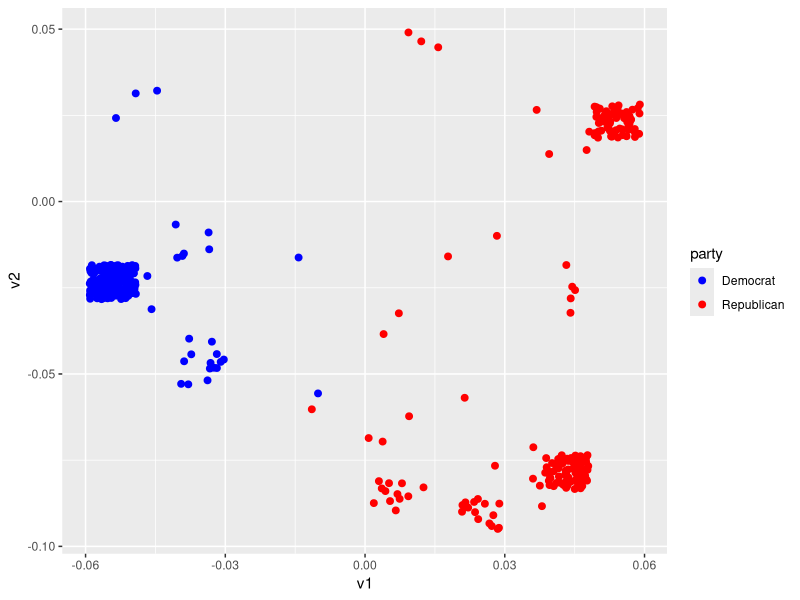
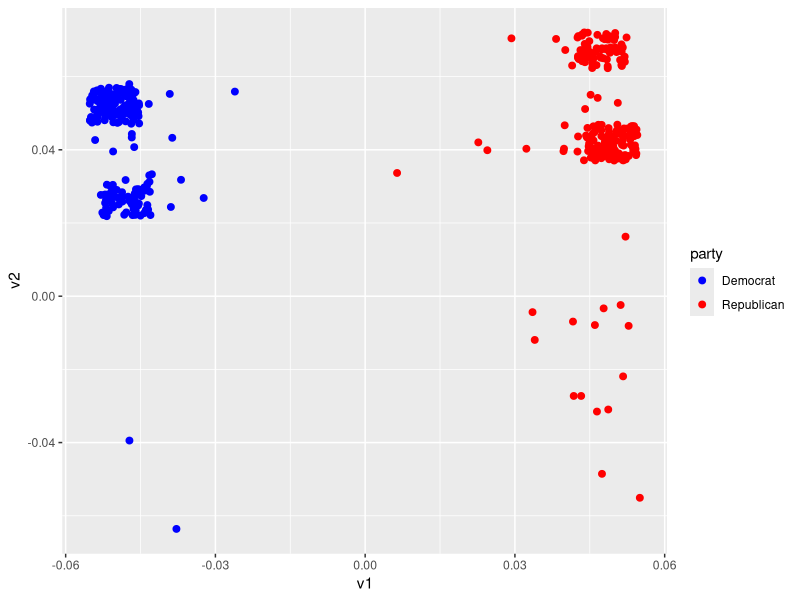
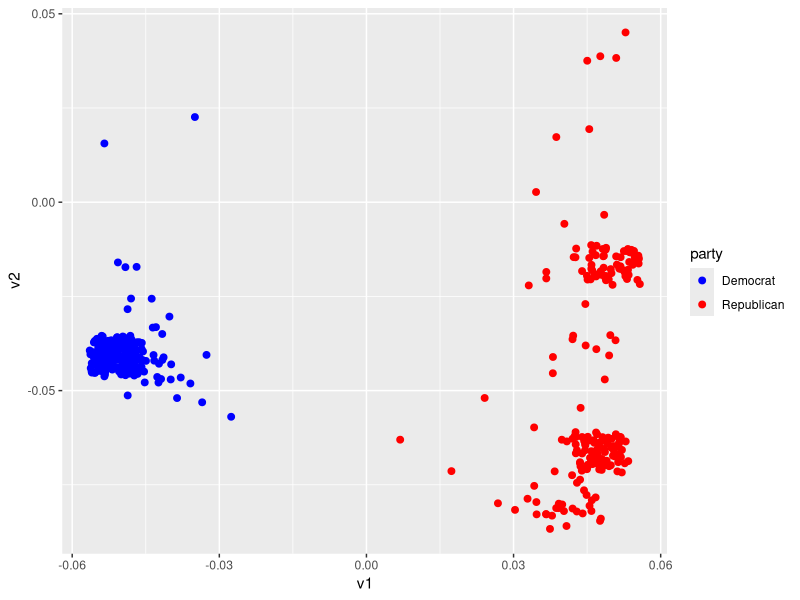

Reproduce these figures in R, in order.
## ---- chunk 1
knitr::opts_chunk$set(echo = TRUE)
## ---- chunk 2
library(readr)
library(ggplot2)
## ---- chunk 3
Bfile<-read.csv("fullmatrix.csv")
head(Bfile)

B<-as.matrix(Bfile[1:429,4:9])
btb<-t(B)%*%B
btb
eigen(btb)
## ---- chunk 4
u1<-svd(btb)$u[,1]/norm(svd(btb)$u[,1],'2') #normalized dominate eigenvector
u2<-svd(btb)$u[,2]/norm(svd(btb)$u[,2], '2') #normalized second eigenvector
btbval <- svd(btb)$d
head(u1)

## ---- chunk 5
btbval/sum(btbval)
## ---- chunk 6
bbt <- B %*% t(B)
v1 <- eigen(bbt)$vectors[,1]/norm(eigen(bbt)$vectors[,1],'2') #normalized v1
v2 <- eigen(bbt)$vectors[,2]/norm(eigen(bbt)$vectors[,2],'2') #normalized v2

marijuana <- data.frame(
  party = Bfile[1:429,3],
  v1 = v1,
  v2 = v2
)

ggplot() + 
  geom_jitter(data = marijuana, aes(x = v1, y = v2, color = party),size=2,height=.005,width=.005) +
  scale_color_manual(values = c("Democrat" = "blue", "Republican" = "red"))

## ---- chunk 7
appro <- sqrt(eigen(btb)$values[1]) * u1 %*% t(v1) + sqrt(eigen(btb)$values[2]) * u2 %*% t(v2)
appro
## ---- chunk 8

Bfile<-read.csv("fullmatrix.csv")
head(Bfile)

B<-as.matrix(Bfile[1:429,10:24])
btb<-t(B)%*%B
btb
eigen(btb)

u1<-svd(btb)$u[,1]/norm(svd(btb)$u[,1],'2') #normalized dominate eigenvector
u2<-svd(btb)$u[,2]/norm(svd(btb)$u[,2],'2') #normalized second eigenvector
btbval <- svd(btb)$d
head(u1)


btbval/sum(btbval)

bbt <- B %*% t(B)
b1 <- eigen(bbt)$vectors[,1]/norm(eigen(bbt)$vectors[,1],'2') #normalized v1
b2 <- eigen(bbt)$vectors[,2]/norm(eigen(bbt)$vectors[,2],'2') #normalized v2

controversial <- data.frame(
  party = Bfile[1:429,3],
  v1 = b1,
  v2 = b2
)

ggplot(controversial,aes(v1,v2)) + 
  geom_jitter(aes(color = party),size=2,width=.005,height=.005) +
  scale_color_manual(values = c("Democrat" = "blue", "Republican" = "red"))

appro <- sqrt(eigen(btb)$values[1]) * u1 %*% t(v1) + sqrt(eigen(btb)$values[2]) * u2 %*% t(v2)
appro
## ---- chunk 9

Bfile<-read.csv("fullmatrix.csv")
head(Bfile)

B<-as.matrix(Bfile[1:429,4:24])
btb<-t(B)%*%B
btb
eigen(btb)

u1<-svd(btb)$u[,1]/norm(svd(btb)$u[,1],'2') #normalized dominate eigenvector
u2<-svd(btb)$u[,2]/norm(svd(btb)$u[,2],'2') #normalized second eigenvector
btbval <- svd(btb)$d
head(u1)


btbval/sum(btbval)

bbt <- B %*% t(B)
v1 <- eigen(bbt)$vectors[,1]/norm(eigen(bbt)$vectors[,1],'2') #normalized v1
v1
v2 <- eigen(bbt)$vectors[,2]/norm(eigen(bbt)$vectors[,2],'2') #normalized v2

controversial <- data.frame(
  party = Bfile[1:429,3],
  name = Bfile[1:429,2],
  v1 = v1,
  v2 = v2
)
controversial

ggplot() + 
  geom_jitter(data = controversial, aes(x = v1, y = v2, color = party,label=controversial$name),size=2,width=.005,height=.005) +
  geom_text()+
  scale_color_manual(values = c("Democrat" = "blue", "Republican" = "red"))


appro <- sqrt(eigen(btb)$values[1]) * u1 %*% t(v1) + sqrt(eigen(btb)$values[2]) * u2 %*% t(v2)
appro
